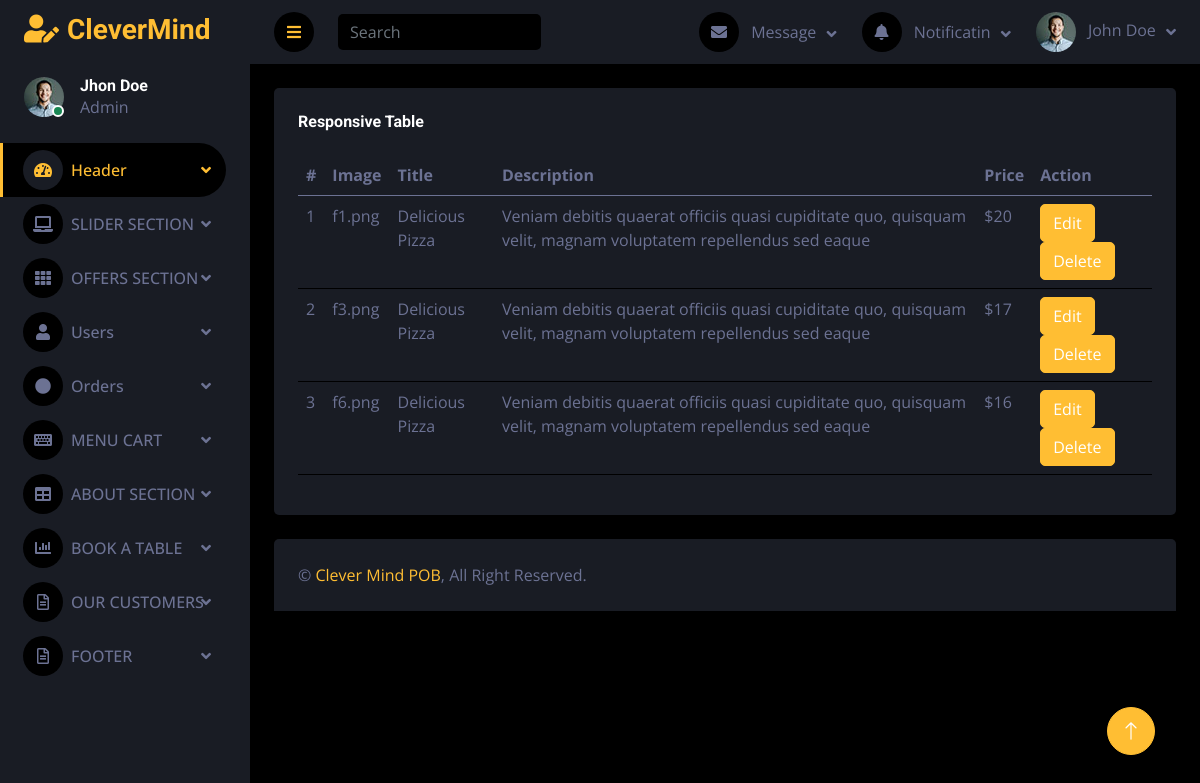
Screenshot of /darkpan-1.0.0/view_pizza.php with the database file from the repository.
### tables this page shows
CREATE TABLE `pizza_menu` (
  `id` int(100) NOT NULL,
  `image` varchar(250) NOT NULL,
  `title` varchar(250) NOT NULL,
  `description` varchar(250) NOT NULL,
  `price` varchar(250) NOT NULL
);

### darkpan-1.0.0/view_pizza.php (the view, shortened to what this page needs)
<?php
require_once("conn.php");
?>
<!DOCTYPE html>
<html lang="en">
<head>
    <link href="https://cdnjs.cloudflare.com/ajax/libs/font-awesome/5.10.0/css/all.min.css" rel="stylesheet">
    <link href="https://cdn.jsdelivr.net/npm/bootstrap-icons@1.4.1/font/bootstrap-icons.css" rel="stylesheet">
    <link href="lib/owlcarousel/assets/owl.carousel.min.css" rel="stylesheet">
    <link href="lib/tempusdominus/css/tempusdominus-bootstrap-4.min.css" rel="stylesheet" />
    <link href="css/bootstrap.min.css" rel="stylesheet">
    <link href="css/style.css" rel="stylesheet">
</head>
<body>
    <div class="container-fluid position-relative d-flex p-0">
        <div class="sidebar pe-4 pb-3">
            <nav class="navbar bg-secondary navbar-dark">
                <a href="index.html" class="navbar-brand mx-4 mb-3">
                    <h3 class="text-primary"><i class="fa fa-user-edit me-2"></i>CleverMind</h3>
                </a>
                <div class="d-flex align-items-center ms-4 mb-4">
                    <div class="position-relative">
                        <img class="rounded-circle" src="img/user.jpg" alt="" style="width: 40px; height: 40px;">
                        <div class="bg-success rounded-circle border border-2 border-white position-absolute end-0 bottom-0 p-1"></div>
                    </div>
                    <div class="ms-3">
                        <h6 class="mb-0">Jhon Doe</h6>
                        <span>Admin</span>
                    </div>
                </div>
                <div class="navbar-nav w-100">
                <div class="nav-item dropdown">
                    <a href="index.html" class="nav-link dropdown-toggle active" data-bs-toggle="dropdown"><i class="fa fa-tachometer-alt me-2"></i>Header</a>
                </div>
                <div class="nav-item dropdown">
                    <a href="#" class="nav-link dropdown-toggle" data-bs-toggle="dropdown"><i class="fa fa-laptop me-2"></i>SLIDER SECTION</a>
                </div>
                <div class="nav-item dropdown">
                    <a href="widget.html" class="nav-link dropdown-toggle " data-bs-toggle="dropdown"><i class="fa fa-th me-2"></i>OFFERS SECTION</a>
                </div>
                <div class="nav-item dropdown">
                    <a href="widget.html" class="nav-link dropdown-toggle " data-bs-toggle="dropdown"><i class="fa fa-user me-2"></i>Users</a>
                </div>
                <div class="nav-item dropdown">
                    <a href="widget.html" class="nav-link dropdown-toggle " data-bs-toggle="dropdown"><i class="fa fa-circle me-2"></i>Orders</a>
                </div>
                <div class="nav-item dropdown">
                    <a href="form.html" class="nav-link dropdown-toggle " data-bs-toggle="dropdown"><i class="fa fa-keyboard me-2"></i>MENU CART</a>
                </div>
                <div class="nav-item dropdown">
                    <a href="table.html" class="nav-link dropdown-toggle " data-bs-toggle="dropdown"><i class="fa fa-table me-2"></i>ABOUT SECTION</a>
                </div>
                <div class="nav-item dropdown">
                    <a href="chart.html" class="nav-link dropdown-toggle " data-bs-toggle="dropdown"><i class="fa fa-chart-bar me-2"></i>BOOK A TABLE</a>
                </div>
                <div class="nav-item dropdown">
                    <a href="#" class="nav-link dropdown-toggle" data-bs-toggle="dropdown"><i class="far fa-file-alt me-2"></i>OUR CUSTOMERS</a>
                </div>
                <div class="nav-item dropdown">
                    <a href="#" class="nav-link dropdown-toggle" data-bs-toggle="dropdown"><i class="far fa-file-alt me-2"></i>FOOTER</a>
                </div>
            </div>
            </nav>
        </div>
        <div class="content">
            <nav class="navbar navbar-expand bg-secondary navbar-dark sticky-top px-4 py-0">
                <a href="#" class="sidebar-toggler flex-shrink-0">
                    <i class="fa fa-bars"></i>
                </a>
                <form class="d-none d-md-flex ms-4">
                    <input class="form-control bg-dark border-0" type="search" placeholder="Search">
                </form>
                <div class="navbar-nav align-items-center ms-auto">
                    <div class="nav-item dropdown">
                        <a href="#" class="nav-link dropdown-toggle" data-bs-toggle="dropdown">
                            <i class="fa fa-envelope me-lg-2"></i>
                            <span class="d-none d-lg-inline-flex">Message</span>
                        </a>
                    </div>
                    <div class="nav-item dropdown">
                        <a href="#" class="nav-link dropdown-toggle" data-bs-toggle="dropdown">
                            <i class="fa fa-bell me-lg-2"></i>
                            <span class="d-none d-lg-inline-flex">Notificatin</span>
                        </a>
                    </div>
                    <div class="nav-item dropdown">
                        <a href="#" class="nav-link dropdown-toggle" data-bs-toggle="dropdown">
                            <img class="rounded-circle me-lg-2" src="img/user.jpg" alt="" style="width: 40px; height: 40px;">
                            <span class="d-none d-lg-inline-flex">John Doe</span>
                        </a>
                    </div>
                </div>
            </nav>
            <div class="container-fluid pt-4 px-4">
                <div class="row g-4">
                    <div class="col-12">
                        <div class="bg-secondary rounded h-100 p-4">
                            <h6 class="mb-4">Responsive Table</h6>
                            <div class="table-responsive">
                                <table class="table">
                                    <thead>
                                       <tr>
                                          <th>#</th>
                                          <th>Image</th>
                                          <th>Title</th>
                                          <th>Description</th>
                                          <th>Price</th>
                                          <th>Action</th>
                                       </tr>
                                    </thead>
                                    <tbody>
                                    <?php
                                       $sql = "SELECT * FROM   pizza_menu";
                                       $result = mysqli_query($conn, $sql);
                                       $countRow = mysqli_num_rows($result);
                                       if ($countRow > 0) {
                                          $i = 1;
                                          while ($row = mysqli_fetch_assoc($result)) {
                                             echo "
                                             <tr>
                                             <td>{$i}</td>
                                             <td>{$row['image']}</td>
                                             <td>{$row['title']}</td>
                                             <td>{$row['description']}</td>
                                             <td>{$row['price']}</td>
                                             <td>
                                             <a href='add_pizza.php?edit={$row['id']}'>
                                             <button data-toggle='tooltip' title='Edit' class='btn btn-primary mr-2'>
                                             Edit
                                             </button>
                                             </a>
                                             <a href='view_pizza.php?delete={$row['id']}'>
                                             <button data-toggle='tooltip' title='Trash' class='btn btn-primary mr-2'>
                                             Delete
                                             </button>
                                             </a>
                                             </td>
                                             </tr>
                                             ";
                                             $i++;
                                          }
                                       }
                                       ?>
                                    </tbody>
                                </table>
                            </div>
                        </div>
                    </div>
                </div>
            </div>
            <div class="container-fluid pt-4 px-4">
                <div class="bg-secondary rounded-top p-4">
                    <div class="row">
                        <div class="col-12 col-sm-6 text-center text-sm-start">
                            &copy; <a href="#">Clever Mind POB</a>, All Right Reserved.
                        </div>
                    </div>
                </div>
            </div>
        </div>
        <a href="#" class="btn btn-lg btn-primary btn-lg-square back-to-top"><i class="bi bi-arrow-up"></i></a>
    </div>
</body>
</html>

### darkpan-1.0.0/css/style.css (style rules this page uses)
:root { --primary: #ffbe33; --secondary: #191C24; --light: #6C7293; --dark: #000000; }
.back-to-top { position: fixed; display: none; right: 45px; bottom: 45px; z-index: 99; }
.btn { transition: .5s; }
.btn-lg-square { width: 48px; height: 48px; }
.btn-square, .btn-sm-square, .btn-lg-square { padding: 0; display: inline-flex; align-items: center; justify-content: center; font-weight: normal; border-radius: 50px; }
.sidebar { position: fixed; top: 0; left: 0; bottom: 0; width: 250px; height: 100vh; overflow-y: auto; background: var(--secondary); transition: 0.5s; z-index: 999; }
.content { margin-left: 250px; min-height: 100vh; background: var(--dark); transition: 0.5s; }
@media (min-width: 992px) { .sidebar { margin-left: 0; } }
@media (min-width: 992px) { .content { width: calc(100% - 250px); } }
.sidebar .navbar .navbar-nav .nav-link { padding: 7px 20px; color: var(--light); font-weight: 500; border-left: 3px solid var(--secondary); border-radius: 0 30px 30px 0; outline: none; }
.sidebar .navbar .navbar-nav .nav-link:hover, .sidebar .navbar .navbar-nav .nav-link.active { color: var(--primary); background: var(--dark); border-color: var(--primary); }
.sidebar .navbar .navbar-nav .nav-link i { width: 40px; height: 40px; display: inline-flex; align-items: center; justify-content: center; background: var(--dark); border-radius: 40px; }
.sidebar .navbar .navbar-nav .nav-link:hover i, .sidebar .navbar .navbar-nav .nav-link.active i { background: var(--secondary); }
.sidebar .navbar .dropdown-toggle::after { position: absolute; top: 15px; right: 15px; border: none; content: "\f107"; font-family: "Font Awesome 5 Free"; font-weight: 900; transition: .5s; }
.content .navbar .navbar-nav .nav-link { margin-left: 25px; padding: 12px 0; color: var(--light); outline: none; }
.content .navbar .sidebar-toggler, .content .navbar .navbar-nav .nav-link i { width: 40px; height: 40px; display: inline-flex; align-items: center; justify-content: center; background: var(--dark); border-radius: 40px; }
.content .navbar .dropdown-toggle::after { margin-left: 6px; vertical-align: middle; border: none; content: "\f107"; font-family: "Font Awesome 5 Free"; font-weight: 900; transition: .5s; }

### rows the page displays
pizza_menu: image "f1.png", title "Delicious Pizza", description "Veniam debitis quaerat officiis quasi cupiditate quo, quisquam velit, magnam voluptatem repellendus sed eaque", price "$20"
pizza_menu: image "f3.png", title "Delicious Pizza", description "Veniam debitis quaerat officiis quasi cupiditate quo, quisquam velit, magnam voluptatem repellendus sed eaque", price "$17"
pizza_menu: image "f6.png", title "Delicious Pizza", description "Veniam debitis quaerat officiis quasi cupiditate quo, quisquam velit, magnam voluptatem repellendus sed eaque", price "$16"
